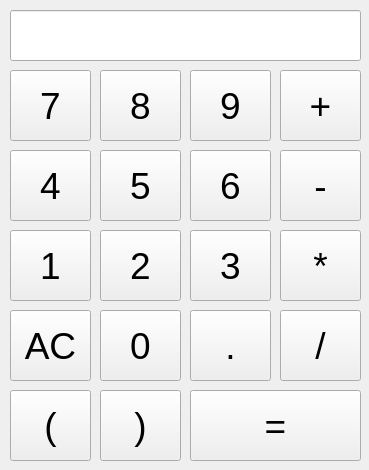
<?xml version="1.0" encoding="UTF-8"?>
<ui version="4.0">
 <class>Form</class>
 <widget class="QWidget" name="Form">
  <property name="geometry">
   <rect>
    <x>0</x>
    <y>0</y>
    <width>369</width>
    <height>470</height>
   </rect>
  </property>
  <property name="minimumSize">
   <size>
    <width>369</width>
    <height>470</height>
   </size>
  </property>
  <property name="maximumSize">
   <size>
    <width>16777215</width>
    <height>470</height>
   </size>
  </property>
  <property name="windowTitle">
   <string>Calculator</string>
  </property>
  <property name="windowIcon">
   <iconset>
    <normaloff>../Wineass-Ios7-Redesign-Calculator.ico</normaloff>../Wineass-Ios7-Redesign-Calculator.ico</iconset>
  </property>
  <property name="styleSheet">
   <string notr="true"/>
  </property>
  <widget class="QPushButton" name="number7">
   <property name="geometry">
    <rect>
     <x>10</x>
     <y>70</y>
     <width>81</width>
     <height>71</height>
    </rect>
   </property>
   <property name="font">
    <font>
     <pointsize>28</pointsize>
    </font>
   </property>
   <property name="text">
    <string>7</string>
   </property>
  </widget>
  <widget class="QPushButton" name="number8">
   <property name="geometry">
    <rect>
     <x>100</x>
     <y>70</y>
     <width>81</width>
     <height>71</height>
    </rect>
   </property>
   <property name="font">
    <font>
     <pointsize>28</pointsize>
    </font>
   </property>
   <property name="styleSheet">
    <string notr="true"/>
   </property>
   <property name="text">
    <string>8</string>
   </property>
  </widget>
  <widget class="QPushButton" name="number9">
   <property name="geometry">
    <rect>
     <x>190</x>
     <y>70</y>
     <width>81</width>
     <height>71</height>
    </rect>
   </property>
   <property name="font">
    <font>
     <pointsize>28</pointsize>
    </font>
   </property>
   <property name="text">
    <string>9</string>
   </property>
  </widget>
  <widget class="QPushButton" name="number4">
   <property name="geometry">
    <rect>
     <x>10</x>
     <y>150</y>
     <width>81</width>
     <height>71</height>
    </rect>
   </property>
   <property name="font">
    <font>
     <pointsize>28</pointsize>
    </font>
   </property>
   <property name="text">
    <string>4</string>
   </property>
  </widget>
  <widget class="QPushButton" name="number5">
   <property name="geometry">
    <rect>
     <x>100</x>
     <y>150</y>
     <width>81</width>
     <height>71</height>
    </rect>
   </property>
   <property name="font">
    <font>
     <pointsize>28</pointsize>
    </font>
   </property>
   <property name="styleSheet">
    <string notr="true"/>
   </property>
   <property name="text">
    <string>5</string>
   </property>
  </widget>
  <widget class="QPushButton" name="number6">
   <property name="geometry">
    <rect>
     <x>190</x>
     <y>150</y>
     <width>81</width>
     <height>71</height>
    </rect>
   </property>
   <property name="font">
    <font>
     <pointsize>28</pointsize>
    </font>
   </property>
   <property name="text">
    <string>6</string>
   </property>
  </widget>
  <widget class="QPushButton" name="number1">
   <property name="geometry">
    <rect>
     <x>10</x>
     <y>230</y>
     <width>81</width>
     <height>71</height>
    </rect>
   </property>
   <property name="font">
    <font>
     <pointsize>28</pointsize>
    </font>
   </property>
   <property name="text">
    <string>1</string>
   </property>
  </widget>
  <widget class="QPushButton" name="number2">
   <property name="geometry">
    <rect>
     <x>100</x>
     <y>230</y>
     <width>81</width>
     <height>71</height>
    </rect>
   </property>
   <property name="font">
    <font>
     <pointsize>28</pointsize>
    </font>
   </property>
   <property name="text">
    <string>2</string>
   </property>
  </widget>
  <widget class="QPushButton" name="number3">
   <property name="geometry">
    <rect>
     <x>190</x>
     <y>230</y>
     <width>81</width>
     <height>71</height>
    </rect>
   </property>
   <property name="font">
    <font>
     <pointsize>28</pointsize>
    </font>
   </property>
   <property name="text">
    <string>3</string>
   </property>
  </widget>
  <widget class="QPushButton" name="number0">
   <property name="geometry">
    <rect>
     <x>100</x>
     <y>310</y>
     <width>81</width>
     <height>71</height>
    </rect>
   </property>
   <property name="font">
    <font>
     <pointsize>28</pointsize>
    </font>
   </property>
   <property name="text">
    <string>0</string>
   </property>
  </widget>
  <widget class="QPushButton" name="arti">
   <property name="geometry">
    <rect>
     <x>280</x>
     <y>70</y>
     <width>81</width>
     <height>71</height>
    </rect>
   </property>
   <property name="font">
    <font>
     <pointsize>28</pointsize>
    </font>
   </property>
   <property name="text">
    <string>+</string>
   </property>
  </widget>
  <widget class="QPushButton" name="eksi">
   <property name="geometry">
    <rect>
     <x>280</x>
     <y>150</y>
     <width>81</width>
     <height>71</height>
    </rect>
   </property>
   <property name="font">
    <font>
     <pointsize>28</pointsize>
    </font>
   </property>
   <property name="text">
    <string>-</string>
   </property>
  </widget>
  <widget class="QPushButton" name="carpi">
   <property name="geometry">
    <rect>
     <x>280</x>
     <y>230</y>
     <width>81</width>
     <height>71</height>
    </rect>
   </property>
   <property name="font">
    <font>
     <pointsize>28</pointsize>
    </font>
   </property>
   <property name="text">
    <string>*</string>
   </property>
  </widget>
  <widget class="QPushButton" name="bolu">
   <property name="geometry">
    <rect>
     <x>280</x>
     <y>310</y>
     <width>81</width>
     <height>71</height>
    </rect>
   </property>
   <property name="font">
    <font>
     <pointsize>28</pointsize>
    </font>
   </property>
   <property name="text">
    <string>/</string>
   </property>
  </widget>
  <widget class="QPushButton" name="esittir">
   <property name="geometry">
    <rect>
     <x>190</x>
     <y>390</y>
     <width>171</width>
     <height>71</height>
    </rect>
   </property>
   <property name="font">
    <font>
     <pointsize>28</pointsize>
    </font>
   </property>
   <property name="text">
    <string>=</string>
   </property>
  </widget>
  <widget class="QPushButton" name="temizle">
   <property name="geometry">
    <rect>
     <x>10</x>
     <y>310</y>
     <width>81</width>
     <height>71</height>
    </rect>
   </property>
   <property name="font">
    <font>
     <pointsize>28</pointsize>
    </font>
   </property>
   <property name="text">
    <string>AC</string>
   </property>
  </widget>
  <widget class="QPushButton" name="nokta">
   <property name="geometry">
    <rect>
     <x>190</x>
     <y>310</y>
     <width>81</width>
     <height>71</height>
    </rect>
   </property>
   <property name="font">
    <font>
     <pointsize>28</pointsize>
    </font>
   </property>
   <property name="text">
    <string>.</string>
   </property>
  </widget>
  <widget class="QPushButton" name="parantez1">
   <property name="geometry">
    <rect>
     <x>10</x>
     <y>390</y>
     <width>81</width>
     <height>71</height>
    </rect>
   </property>
   <property name="font">
    <font>
     <pointsize>28</pointsize>
    </font>
   </property>
   <property name="text">
    <string>(</string>
   </property>
  </widget>
  <widget class="QPushButton" name="parantez2">
   <property name="geometry">
    <rect>
     <x>100</x>
     <y>390</y>
     <width>81</width>
     <height>71</height>
    </rect>
   </property>
   <property name="font">
    <font>
     <pointsize>28</pointsize>
    </font>
   </property>
   <property name="text">
    <string>)</string>
   </property>
  </widget>
  <widget class="QLineEdit" name="ekran">
   <property name="geometry">
    <rect>
     <x>10</x>
     <y>10</y>
     <width>351</width>
     <height>51</height>
    </rect>
   </property>
   <property name="font">
    <font>
     <pointsize>20</pointsize>
    </font>
   </property>
   <property name="text">
    <string/>
   </property>
   <property name="alignment">
    <set>Qt::AlignRight|Qt::AlignTrailing|Qt::AlignVCenter</set>
   </property>
   <property name="readOnly">
    <bool>true</bool>
   </property>
  </widget>
 </widget>
 <resources/>
 <connections/>
</ui>
